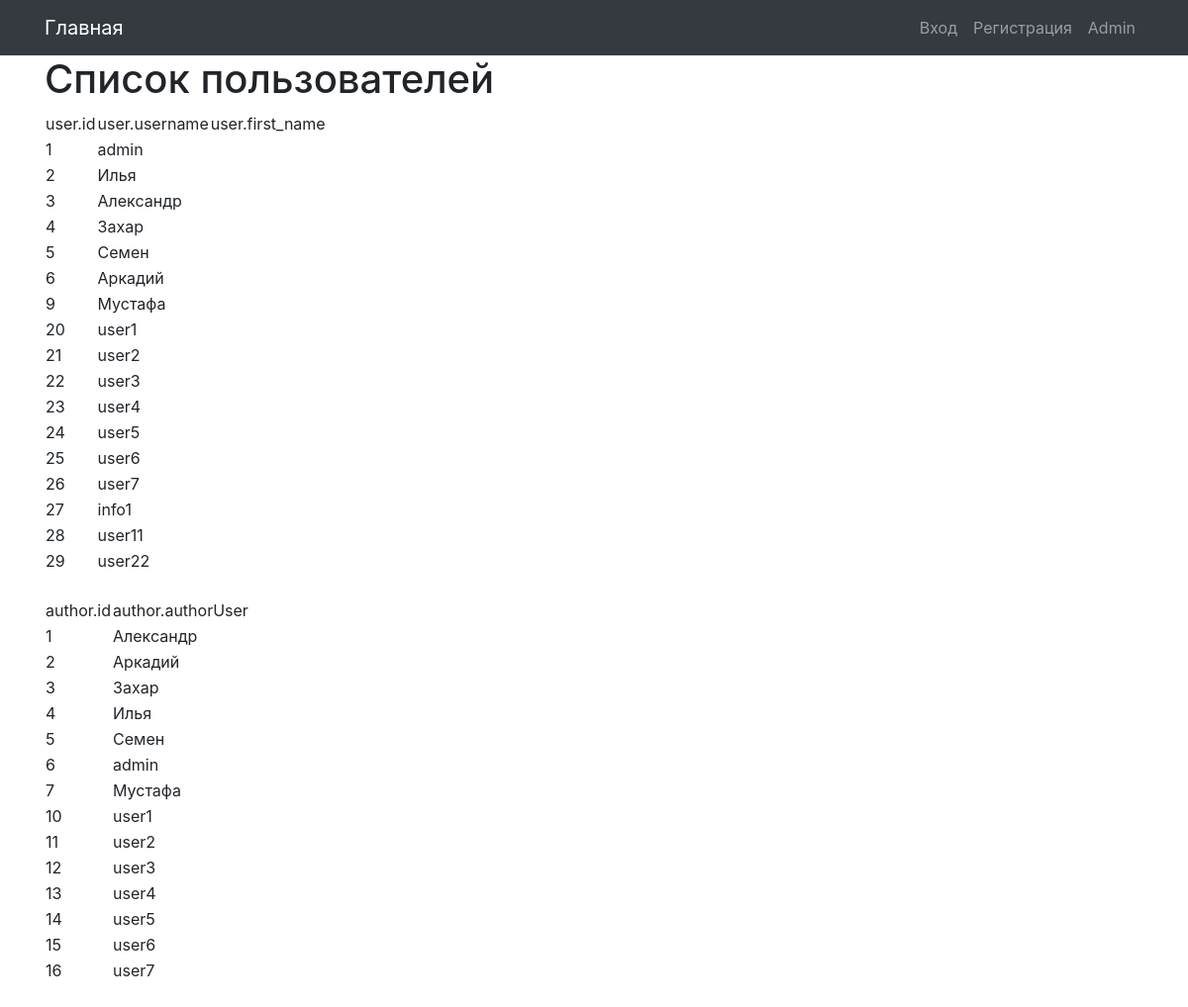
/users/, run on the app's committed database.
### ads/models.py (models this page shows, shortened)
class Author(models.Model):
    authorUser = models.OneToOneField(User, on_delete=models.CASCADE)
    class Meta:
        verbose_name = 'Автор'
        verbose_name_plural = 'Авторы'

### ads/views.py (the view)
# urls.py: path('users/', UserList.as_view(), name='users'),
class UserList(ListView):
    model = User
    template_name = 'users-list.html'
    def get_context_data(self, **kwargs):
        context = super().get_context_data(**kwargs)
        context['users'] = User.objects.all()
        context['authors'] = Author.objects.all()
        return context

### templates/users-list.html (shortened to what this page needs)
{% extends 'default.html' %}
{% block title %}
Список пользователей
{% endblock title %}
{% block content %}
{% if users %}
<table>
    <tr>
        <td>
            user.id
        </td>
        <td>
            user.username
        </td>
        <td>
            user.first_name
        </td>
    </tr>
    {% for user in users %}
    <tr>
        <td>
            {{ user.id }}
        </td>
        <td>
            {{ user.username }}
        </td>
        <td>
        </td>
    </tr>
    {% endfor %}
</table>
<br>
<table>
    <tr>
        <td>
            author.id
        </td>
        <td>
            author.authorUser
        </td>
    </tr>
    {% for author in authors %}
    <tr>
        <td>
            {{ author.id }}
        </td>
        <td>
            {{ author.authorUser }}
        </td>
    </tr>
    {% endfor %}
</table>
<br>
{% endif %}
{% endblock content %}

### data on the page
Author: id "1", authorUser "Александр"
Author: id "2", authorUser "Аркадий"
Author: id "3", authorUser "Захар"
Author: id "4", authorUser "Илья"
Author: id "5", authorUser "Семен"
Author: id "6", authorUser "admin"
Author: id "7", authorUser "Мустафа"
Author: id "10", authorUser "user1"
Author: id "11", authorUser "user2"
Author: id "12", authorUser "user3"
Author: id "13", authorUser "user4"
Author: id "14", authorUser "user5"
Author: id "15", authorUser "user6"
Author: id "16", authorUser "user7"

### other printed values
{{ user.id }} "1"
{{ user.username }} "admin"
{{ user.id }} "2"
{{ user.username }} "Илья"
{{ user.id }} "3"
{{ user.username }} "Александр"
{{ user.id }} "4"
{{ user.username }} "Захар"
{{ user.id }} "5"
{{ user.username }} "Семен"
{{ user.id }} "6"
{{ user.username }} "Аркадий"
{{ user.id }} "9"
{{ user.username }} "Мустафа"
{{ user.id }} "20"
